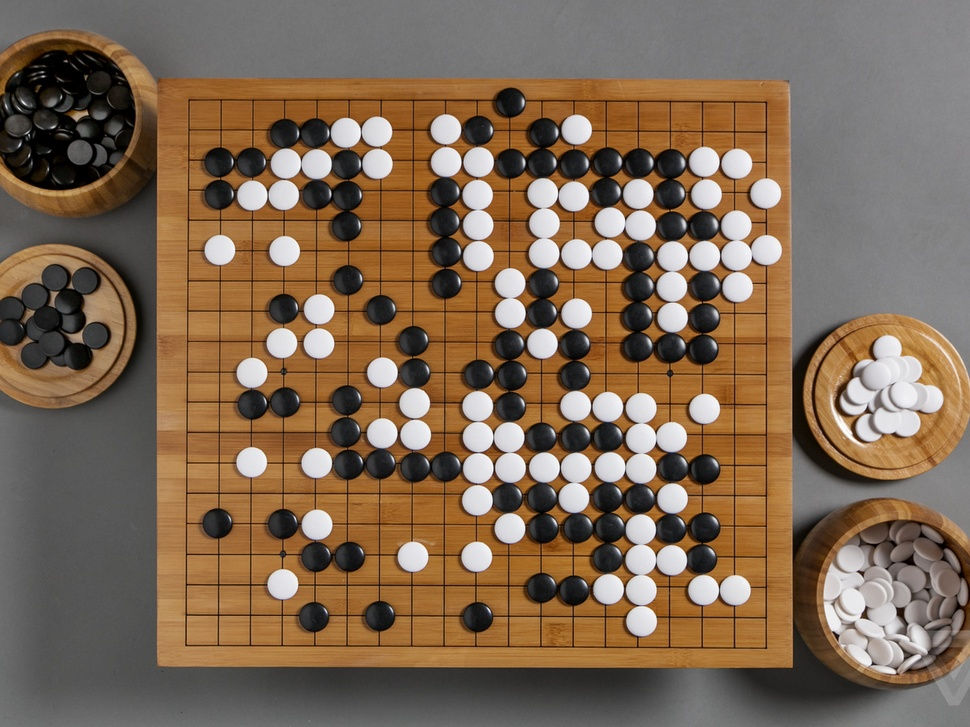
#> input picture go_counter/Images/1.jpeg, 970 x 727 px, shrunk from 1400 x 1050 before the run, found by its file name
$ python circles3.py
#> lines starting #> are read from the running program, lines starting #| are printed output that depends on the picture; after the words box and inside, x2 and y2 are one past the last pixel; in counts of white or black regions, pixels touching at a corner belong together
import matplotlib.pyplot as plt

from skimage import data, color, img_as_ubyte
from skimage.feature import canny
from skimage.transform import hough_ellipse
from skimage.draw import ellipse_perimeter
from skimage import io

# Load picture, convert to grayscale and detect edges
image_rgb = io.imread('1.jpeg')
#> image_rgb is the input picture: shape (727, 970, 3); mean R, G, B 127.2, 105, 84
image_gray = color.rgb2gray(image_rgb)
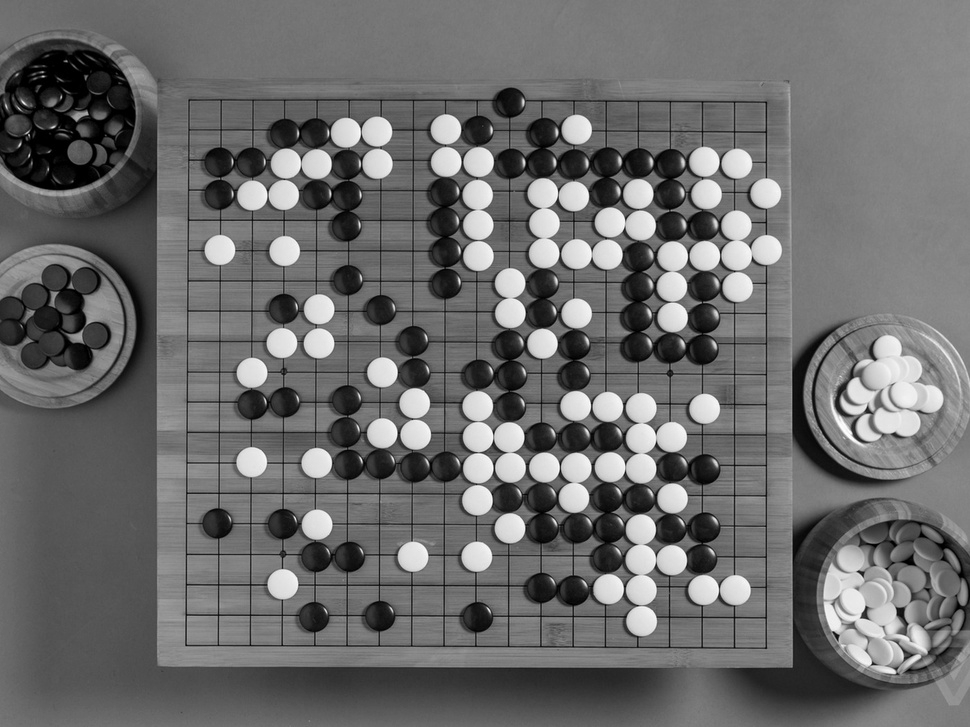
#> image_gray: shape (727, 970) float64; min 0, max 1, mean 0.424
edges = canny(image_gray, sigma=2.0,
              low_threshold=0.55, high_threshold=0.8)
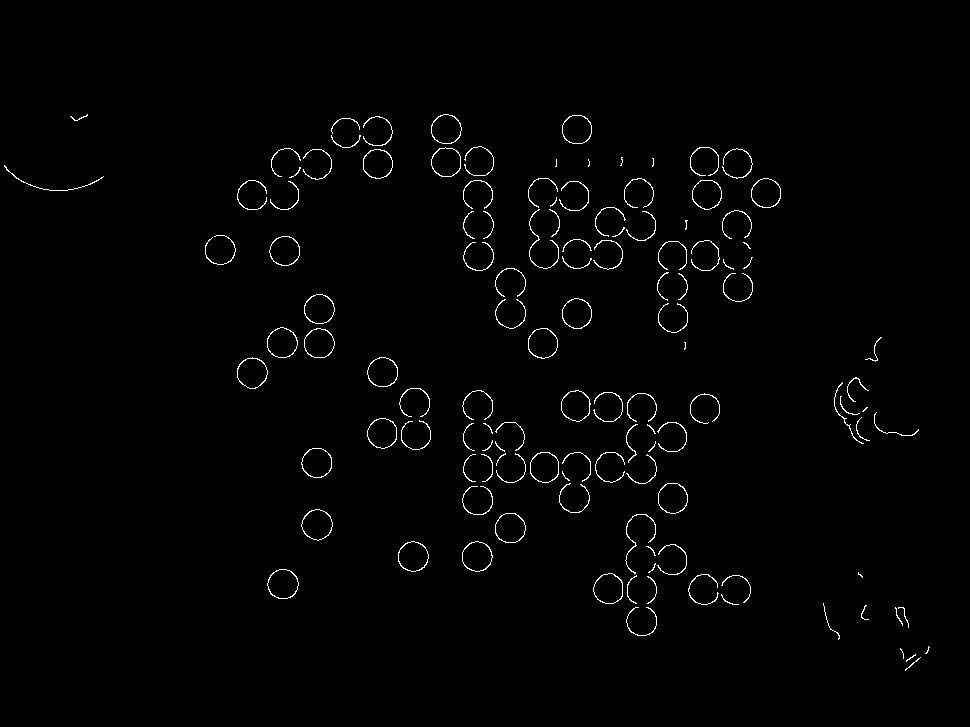
#> edges: shape (727, 970) bool; 1.2% white in thin lines or dots, all inside (x1, y1, x2, y2) = (4, 114, 930, 671)

# Perform a Hough Transform
# The accuracy corresponds to the bin size of a major axis.
# The value is chosen in order to get a single high accumulator.
# The threshold eliminates low accumulators
#> (the run stopped early here; a loop or call above may not have finished)
